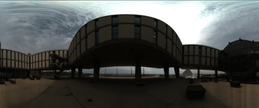
#> input picture Week 4/Lab 1/source_images/4.png, 259 x 108 px, shrunk from 617 x 258 before the run, found by its file name
$ python gamma_correction_task1.py
#> lines starting #> are read from the running program, lines starting #| are printed output that depends on the picture
#!/usr/bin/env python3
import cv2
import numpy as np
import matplotlib
matplotlib.use('Agg')
import matplotlib.pyplot as plt

def gamma_correction(image, c, gamma):
    """
    Apply gamma correction (power law transformation) to an image.

    Parameters:
    - image: input image
    - c: intensity scaling factor
    - gamma: power value (γ)

    Returns:
    - transformed image (normalized to [0, 1])
    """
    # Normalize the input image
    I_norm = image.astype('float32') / 255

    # Apply power law transformation
    I_transformed = c * (I_norm ** gamma)

    # Clip values to [0, 1] range
    I_transformed = np.clip(I_transformed, 0, 1)

    return I_transformed

# Load the image
image_path = "/Users/muhammadjonparpiyev/Documents/DIP/Week 4/4.png"
image = cv2.imread(image_path, cv2.IMREAD_GRAYSCALE)
#> image: shape (108, 259); min 0, max 255, mean 77.4

print("=" * 60)
print("TASK 1: GAMMA CORRECTION - Image 4.png")
print("=" * 60)
print(f"\nImage shape: {image.shape}")
#| Image shape: (108, 259)
print(f"Image intensity range: {image.min()} - {image.max()}")
#| Image intensity range: 0 - 255
print(f"Image mean intensity: {image.mean():.2f}")
#| Image mean intensity: 77.41
print(f"Image std intensity: {image.std():.2f}")
#| Image std intensity: 77.69

# Test different gamma values
gamma_values = [0.33, 0.5, 0.67, 1.0, 1.5, 2.0, 3.0]
c = 1.0  # scaling factor

print("\n" + "=" * 60)
print("Testing different gamma values...")
print("=" * 60)

# Create figure with subplots
fig, axes = plt.subplots(2, 4, figsize=(16, 8))
axes = axes.flatten()

# Original image
axes[0].imshow(image, cmap='gray')
axes[0].set_title('Original Image', fontsize=12, fontweight='bold')
axes[0].axis('off')

# Apply gamma correction with different values
for idx, gamma in enumerate(gamma_values, 1):
    corrected = gamma_correction(image, c, gamma)
    # Convert back to 0-255 range for display
    corrected_8bit = (corrected * 255).astype(np.uint8)

    axes[idx].imshow(corrected_8bit, cmap='gray')
    axes[idx].set_title(f'γ = {gamma}', fontsize=11)
    axes[idx].axis('off')

    # Print statistics for each gamma
    print(f"  γ = {gamma}: min={corrected_8bit.min()}, max={corrected_8bit.max()}, mean={corrected_8bit.mean():.2f}")
#> this loop made 7 passes
#|   γ = 0.33: min=0, max=255, mean=151.19
#|   γ = 0.5: min=0, max=255, mean=122.13
#|   γ = 0.67: min=0, max=255, mean=101.85
#|   γ = 1.0: min=0, max=255, mean=77.41
#|   γ = 1.5: min=0, max=255, mean=57.18
#|   γ = 2.0: min=0, max=255, mean=46.78
#|   γ = 3.0: min=0, max=255, mean=36.18
#> pass 1, in gamma_correction, `I_transformed = c * (I_norm ** gamma)`:
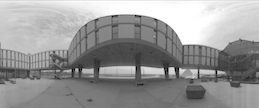
#> I_transformed: shape (108, 259) float32; min 0, max 1, mean 0.595
#> pass 2, in gamma_correction (call 2), `I_transformed = c * (I_norm ** gamma)`:
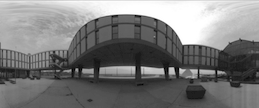
#> I_transformed: shape (108, 259) float32; min 0, max 1, mean 0.481
#> after the loop:
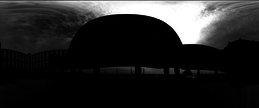
#> corrected_8bit: shape (108, 259); min 0, max 255, mean 36.2

plt.tight_layout()
gamma_comp_path = '/Users/muhammadjonparpiyev/Documents/DIP/Week 4/gamma_comparison.png'
plt.savefig(gamma_comp_path, dpi=150, bbox_inches='tight')
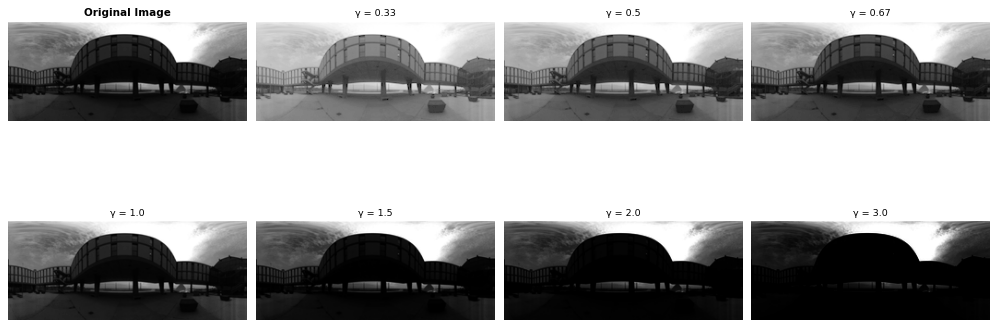
#> figure drawn by matplotlib, 8 panels
print(f"\n✓ Gamma comparison image saved: {gamma_comp_path}")
plt.close()

# Apply the best gamma value (0.5 for brightening the dark image)
print("\n" + "=" * 60)
print("ANALYSIS AND CHOICE:")
print("=" * 60)

best_gamma = 0.5
corrected_image = gamma_correction(image, c, best_gamma)
corrected_8bit = (corrected_image * 255).astype(np.uint8)

print(f"\nChosen γ = {best_gamma} (Square root transformation)")
print(f"\nReasoning:")
print(f"  • Original image is dark with low visibility")
print(f"  • γ < 1 produces brightening effect (applying square root)")
print(f"  • γ = 0.5 provides significant enhancement without over-brightening")
print(f"  • This improves visibility of details in dark regions")
print(f"\nTransformation formula: T(r) = c × r^γ = 1.0 × r^{best_gamma}")
print(f"\nResult statistics:")
print(f"  • Original: min={image.min()}, max={image.max()}, mean={image.mean():.2f}")
#|   • Original: min=0, max=255, mean=77.41
print(f"  • Corrected: min={corrected_8bit.min()}, max={corrected_8bit.max()}, mean={corrected_8bit.mean():.2f}")
#|   • Corrected: min=0, max=255, mean=122.13

# Display the result
fig2, axes2 = plt.subplots(1, 2, figsize=(12, 5))

axes2[0].imshow(image, cmap='gray')
axes2[0].set_title('Original Image (4.png)', fontsize=12, fontweight='bold')
axes2[0].axis('off')

axes2[1].imshow(corrected_8bit, cmap='gray')
axes2[1].set_title(f'Gamma Corrected (γ = {best_gamma})', fontsize=12, fontweight='bold')
axes2[1].axis('off')

plt.tight_layout()
result_path = '/Users/muhammadjonparpiyev/Documents/DIP/Week 4/4_gamma_result.png'
plt.savefig(result_path, dpi=150, bbox_inches='tight')
print(f"\n✓ Result comparison image saved: {result_path}")
plt.close()

# Save the corrected image
output_path = "/Users/muhammadjonparpiyev/Documents/DIP/Week 4/4_gamma_corrected.png"
cv2.imwrite(output_path, corrected_8bit)
print(f"✓ Corrected image saved: {output_path}")

print("\n" + "=" * 60)
print("TASK 1 COMPLETED")
print("=" * 60)

$ run again, with Week 13/simple_segmentation_training/dataset/aug/images/image-102-1.jpg saved as Week 4/Lab 1/source_images/4.png
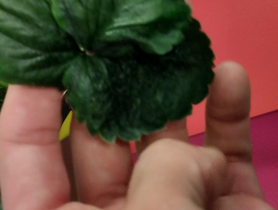
#> input picture Week 13/simple_segmentation_training/dataset/aug/images/image-102-1.jpg, 278 x 210 px, shrunk from 664 x 500 before the run, found by its file name
#| Image shape: (210, 278)
#| Image intensity range: 0 - 180
#| Image mean intensity: 78.03
#| Image std intensity: 46.95
#> the loop `for idx, gamma in enumerate(gamma_values, 1):` made 7 passes
#|   γ = 0.33: min=0, max=227, mean=162.91
#|   γ = 0.5: min=0, max=214, mean=132.58
#|   γ = 0.67: min=0, max=201, mean=109.41
#|   γ = 1.0: min=0, max=180, mean=78.03
#|   γ = 1.5: min=0, max=151, mean=48.69
#> (further printed lines are left out)
#> pass 1, in gamma_correction, `I_transformed = c * (I_norm ** gamma)`:
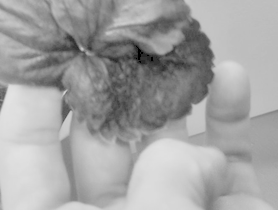
#> I_transformed: shape (210, 278) float32; min 0, max 0.891, mean 0.641
#> after the loop `for idx, gamma in enumerate(gamma_values, 1):`:
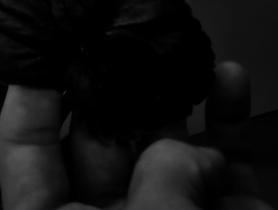
#> corrected_8bit: shape (210, 278); min 0, max 89, mean 15.2
#|   • Original: min=0, max=180, mean=78.03
#|   • Corrected: min=0, max=214, mean=132.58
